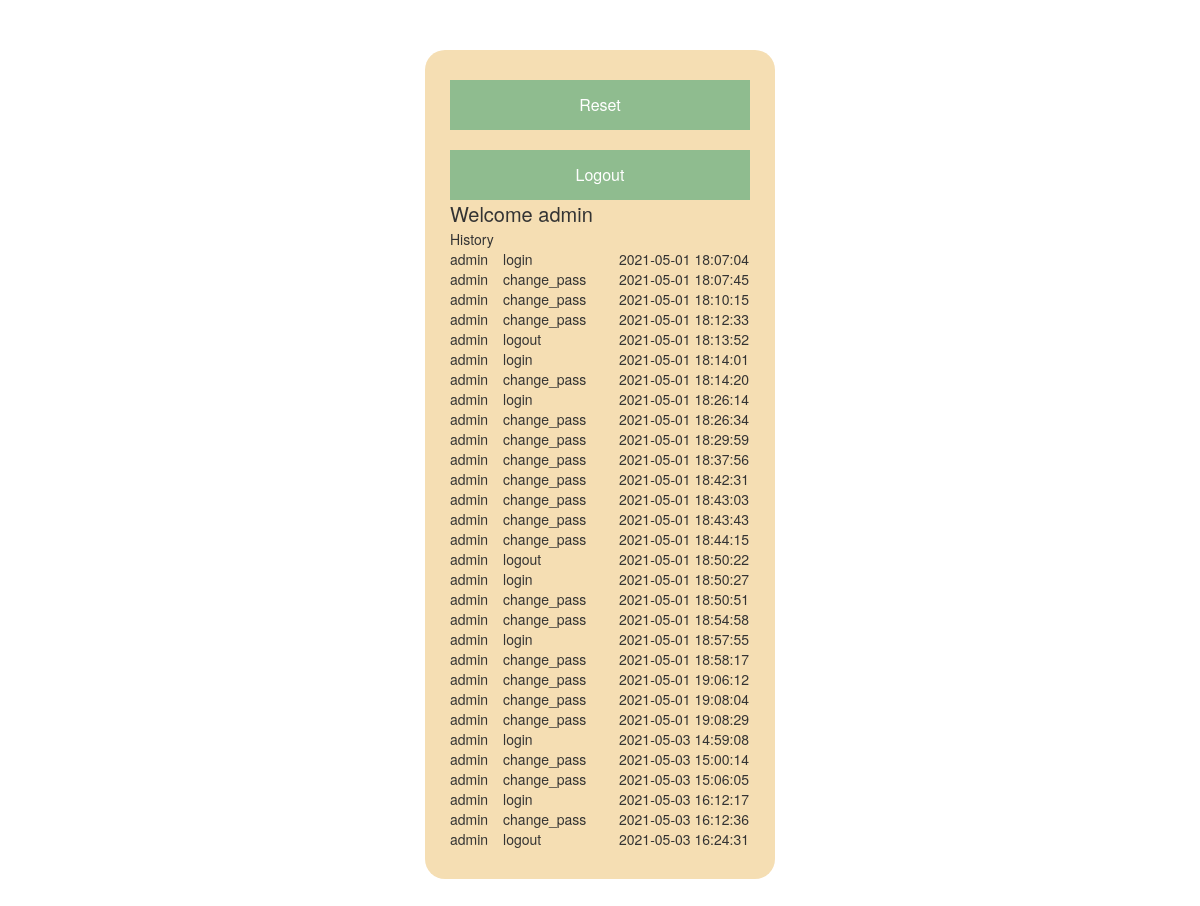
Screenshot of /welcome.php (signed in) with the database file from the repository.
### tables this page shows
CREATE TABLE `event_log` (
  `EID` int(11) NOT NULL,
  `UID` varchar(255) NOT NULL,
  `activity` varchar(255) NOT NULL,
  `date_time` timestamp NOT NULL DEFAULT current_timestamp() ON UPDATE current_timestamp()
);

### welcome.php (the view, shortened to what this page needs)
<?php
require('db.php');
$username=$_SESSION['username'];
$query ="SELECT * FROM event_log where UID='".$username."'";
$result1 = mysqli_query($con, $query);
$result2 = mysqli_query($con, $query);
$result3 = mysqli_query($con, $query);
?>
<!DOCTYPE html>
<html lang="en">
<head>
    <link rel="stylesheet" href="style.css" />
    <link rel="stylesheet" href="https://maxcdn.bootstrapcdn.com/bootstrap/3.3.7/css/bootstrap.min.css">
</head>
<body>
    <form class="form" method="post" action="welcome.php">
        <button type="submit" name="reset" class='login-button'>Reset</button><br><br>
        <button type="submit" name="logout" class='login-button'>Logout</button>
        <table style="width: 350px;">
                <tr>
                    <td colspan="3" style="font-size:20px;">Welcome <?php echo $_SESSION['username'];?></td>
                </tr>
                <tr>
                    <td colspan="3">History</td>
                </tr>
                <tr>
                    <td>
                    <?php
                        while($rows=mysqli_fetch_assoc($result1)){
                            echo $rows['UID']."<br>";
                        }
                    ?>
                    </td>
                    <td>
                    <?php
                        while($rows=mysqli_fetch_assoc($result2)){
                            echo $rows['activity']."<br>";
                        }
                    ?>
                    </td>
                    <td>
                    <?php
                        while($rows=mysqli_fetch_assoc($result3)){
                            echo $rows['date_time']."<br>";
                        }
                    ?></td>
                </tr>
        </table>
    </form>
</body>
</html>

### style.css (style rules this page uses)
body { background-color: green; }
.form { margin: 50px auto; width: 350px; padding: 30px 25px; background: wheat; border-radius: 20px; }
.login-button { color: #fff; background: darkseagreen; border: 0; outline: 0; width: 100%; height: 50px; font-size: 16px; text-align: center; cursor: pointer; }
table { width: auto; }

### rows the page displays
event_log: UID "admin", activity "login", date_time "2021-05-01 18:07:04"
event_log: UID "admin", activity "change_pass", date_time "2021-05-01 18:07:45"
event_log: UID "admin", activity "change_pass", date_time "2021-05-01 18:10:15"
event_log: UID "admin", activity "change_pass", date_time "2021-05-01 18:12:33"
event_log: UID "admin", activity "logout", date_time "2021-05-01 18:13:52"
event_log: UID "admin", activity "login", date_time "2021-05-01 18:14:01"
event_log: UID "admin", activity "change_pass", date_time "2021-05-01 18:14:20"
event_log: UID "admin", activity "login", date_time "2021-05-01 18:26:14"
event_log: UID "admin", activity "change_pass", date_time "2021-05-01 18:26:34"
event_log: UID "admin", activity "change_pass", date_time "2021-05-01 18:29:59"
event_log: UID "admin", activity "change_pass", date_time "2021-05-01 18:37:56"
event_log: UID "admin", activity "change_pass", date_time "2021-05-01 18:42:31"
event_log: UID "admin", activity "change_pass", date_time "2021-05-01 18:43:03"
event_log: UID "admin", activity "change_pass", date_time "2021-05-01 18:43:43"
event_log: UID "admin", activity "change_pass", date_time "2021-05-01 18:44:15"
event_log: UID "admin", activity "logout", date_time "2021-05-01 18:50:22"
event_log: UID "admin", activity "login", date_time "2021-05-01 18:50:27"
event_log: UID "admin", activity "change_pass", date_time "2021-05-01 18:50:51"
event_log: UID "admin", activity "change_pass", date_time "2021-05-01 18:54:58"
event_log: UID "admin", activity "login", date_time "2021-05-01 18:57:55"
event_log: UID "admin", activity "change_pass", date_time "2021-05-01 18:58:17"
event_log: UID "admin", activity "change_pass", date_time "2021-05-01 19:06:12"
event_log: UID "admin", activity "change_pass", date_time "2021-05-01 19:08:04"
event_log: UID "admin", activity "change_pass", date_time "2021-05-01 19:08:29"
event_log: UID "admin", activity "login", date_time "2021-05-03 14:59:08"
event_log: UID "admin", activity "change_pass", date_time "2021-05-03 15:00:14"
event_log: UID "admin", activity "change_pass", date_time "2021-05-03 15:06:05"
event_log: UID "admin", activity "login", date_time "2021-05-03 16:12:17"
event_log: UID "admin", activity "change_pass", date_time "2021-05-03 16:12:36"
event_log: UID "admin", activity "logout", date_time "2021-05-03 16:24:31"

### other values shown
$_SESSION['username'] "admin"
